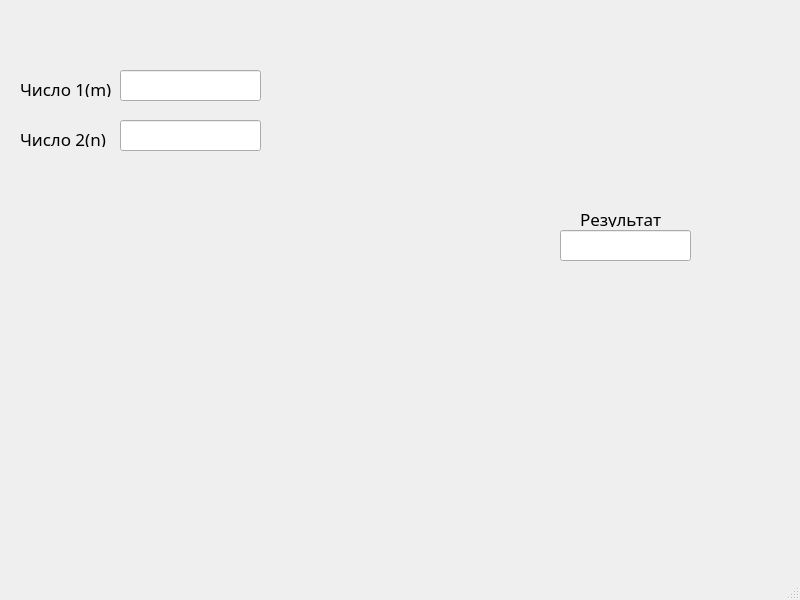
<?xml version="1.0" encoding="UTF-8"?>
<ui version="4.0">
 <class>MainWindow</class>
 <widget class="QMainWindow" name="MainWindow">
  <property name="geometry">
   <rect>
    <x>0</x>
    <y>0</y>
    <width>800</width>
    <height>600</height>
   </rect>
  </property>
  <property name="font">
   <font>
    <family>Titillium Web</family>
    <pointsize>13</pointsize>
   </font>
  </property>
  <property name="windowTitle">
   <string>MainWindow</string>
  </property>
  <widget class="QWidget" name="centralwidget">
   <widget class="QLabel" name="label">
    <property name="geometry">
     <rect>
      <x>20</x>
      <y>80</y>
      <width>91</width>
      <height>17</height>
     </rect>
    </property>
    <property name="text">
     <string>Число 1(m)</string>
    </property>
   </widget>
   <widget class="QLabel" name="label_2">
    <property name="geometry">
     <rect>
      <x>20</x>
      <y>130</y>
      <width>91</width>
      <height>17</height>
     </rect>
    </property>
    <property name="text">
     <string>Число 2(n)</string>
    </property>
   </widget>
   <widget class="QLineEdit" name="Number_1_line">
    <property name="geometry">
     <rect>
      <x>120</x>
      <y>70</y>
      <width>141</width>
      <height>31</height>
     </rect>
    </property>
   </widget>
   <widget class="QLineEdit" name="Number_2_line">
    <property name="geometry">
     <rect>
      <x>120</x>
      <y>120</y>
      <width>141</width>
      <height>31</height>
     </rect>
    </property>
   </widget>
   <widget class="QLineEdit" name="Result_line">
    <property name="geometry">
     <rect>
      <x>560</x>
      <y>230</y>
      <width>131</width>
      <height>31</height>
     </rect>
    </property>
    <property name="readOnly">
     <bool>true</bool>
    </property>
   </widget>
   <widget class="QLabel" name="label_3">
    <property name="geometry">
     <rect>
      <x>580</x>
      <y>210</y>
      <width>81</width>
      <height>17</height>
     </rect>
    </property>
    <property name="text">
     <string>Результат</string>
    </property>
   </widget>
  </widget>
  <widget class="QMenuBar" name="menubar">
   <property name="geometry">
    <rect>
     <x>0</x>
     <y>0</y>
     <width>800</width>
     <height>31</height>
    </rect>
   </property>
  </widget>
  <widget class="QStatusBar" name="statusbar"/>
 </widget>
 <resources/>
 <connections/>
</ui>
